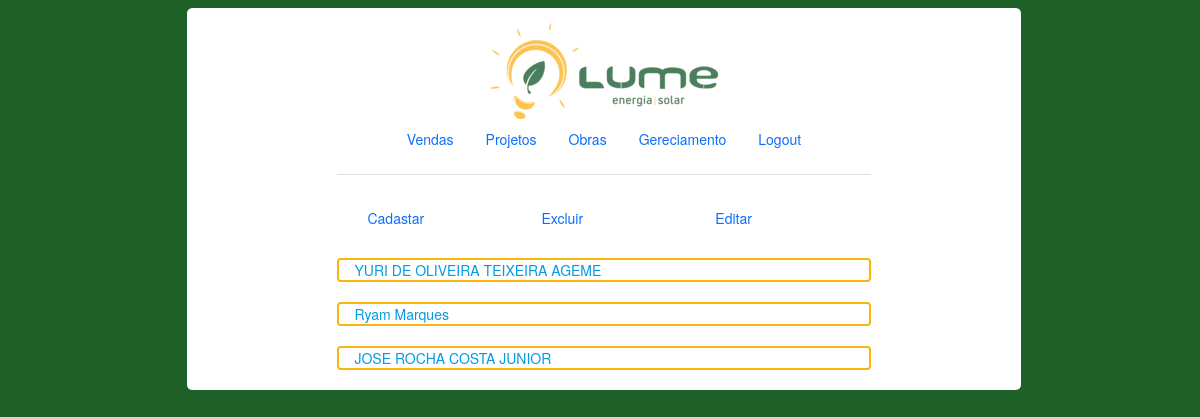
/clientes/, run on the app's committed database.
### app_doc/models.py (models this page shows, shortened)
class Cliente(models.Model):
    nome = models.CharField('Nome', max_length=100, null=True)
    fone = models.CharField('Telefone', max_length=25, null=True)
    cpf = models.CharField('CPF', max_length=14, null=True)
    rg = models.CharField('RG', max_length=20, null=True)
    nascimento = models.DateField('Nascimento', null=True, blank=True)
    email = models.CharField('Email: ', max_length=50, null=True)
    conta_contrato = models.CharField('Conta Contrato: ', max_length=20, null=True)
    decimal_x = models.CharField('Decimal - X:', max_length=15, null=True)
    decimal_y = models.CharField('Decimal - Y:', max_length=15, null=True)
    utm_x = models.CharField('UTM - X:', max_length=15, null=True)
    utm_y = models.CharField('UTM - Y:', max_length=15, null=True)
    geografica = models.CharField('Geografica:', max_length=15, null=True)
    adress = models.CharField('Endereço', max_length=200, null=True)
    link_endereco = models.CharField('Link Localização: ', max_length=30, null=True)
    inicio = models.DateField('Inicio da obra', null=True, blank=True)
    fim = models.DateField('Fim da obra', null=True, blank=True)
    equipe = models.CharField('Equipe de instalação: ', max_length=300, null=True)
    sis_pot = models.CharField('Potencia do Sistema:', max_length=4, null=True)
    ger_mensal = models.CharField('Geração Mensal:', max_length=8, null=True)
    tipo_padrao = models.CharField('Padrao de entrada:', max_length=10, null=True)
    tipo_geracao = models.CharField('Tipo de geração:',choices=modalidade, max_length=20, null=True)
    mudar_padrao = models.CharField('Padrao precisa ser mudado ?:', max_length=10, null=True)
    inversor = models.CharField('Inversor(es) Utilizado(s):', max_length=20, null=True)
    qt_inv = models.IntegerField('Quantidade de inversores:', null=True)
    mod = models.CharField('Modulos Utilizados:', max_length=20, null=True)
    qt_mod = models.IntegerField('Quantidade de modulos:', null=True)
    strBx = models.CharField('Modelo de StringBox usada:', max_length=200, null=True)
    qt_strBx = models.IntegerField('Quantidade de stringBox:', null=True)
    disj = models.CharField('Disjuntor de entrada do sistema:', choices=disjuntores,max_length=15, null=True)
    disjSis = models.CharField('Disjuntor de proteção CA do sistema:', max_length=20, null=True)
    dps = models.CharField('DPS CC do Sistema:', max_length=20, null=True)
    pagamento = models.CharField('Forma de pagamento:', max_length=30, null=True)
    obs = models.CharField('Observações: ', max_length=500, null=True)

### app_doc/views.py (the view)
# urls.py: path('clientes/', CampoList.as_view()),
class CampoList(ListView):
        model = Cliente
        template_name = 'clientes.html'

### app_doc/templates/clientes.html (shortened to what this page needs)
{% load static%}
<!DOCTYPE html>
<html lang="pt-br">
<head>
    <link href="https://cdn.jsdelivr.net/npm/bootstrap@5.1.3/dist/css/bootstrap.min.css" rel="stylesheet">
    <link href="https://maxcdn.bootstrapcdn.com/bootstrap/3.3.7/css/bootstrap.min.css" rel="stylesheet">
    <link rel="stylesheet" href="https://cdnjs.cloudflare.com/ajax/libs/materialize/1.0.0/css/materialize.min.css">
    <link rel="stylesheet" href= '{% static "css/inicio.css" %}'>
</head>
<body>
    <div class="container">
        <div class="container">
            <header class="d-flex flex-wrap justify-content-center py-3 mb-4 border-bottom">
                <a href="clientes/">
                <span><img src="{% static 'img/lumi_original.png' %}"></span>
              </a>
              <ul class="nav nav-pills">
                <li class="nav-item"><a href="#" class="nav-link" >Vendas</a></li>
                <li class="nav-item"><a href="#" class="nav-link">Projetos</a></li>
                <li class="nav-item"><a href="#" class="nav-link">Obras</a></li>
                <li class="nav-item"><a href="#" class="nav-link">Gereciamento</a></li>
                <li class="nav-item"><a href="#" class="nav-link">Logout</a></li>
              </ul>
            </header>
        </div>
{% block content %}
        <div class="row container">
            <ul class="nav">
                <li class="nav-item col-md-4"><a href="/cadastro/" class="nav-link" >Cadastar</a></li>
                <li class="nav-item col-md-4"><a href="#" class="nav-link">Excluir</a></li>
                <li class="nav-item col-md-4"><a href="#" class="nav-link">Editar</a></li>
            </ul>
        </div>
        {% for cliente in object_list %}
        <div class="container">
            <div class="row list-item">
                <div class="input-container col-md-12" style="border: 2px solid  #f9b60a; border-radius: 4px;">
                    <a href='/clientes/{{cliente.nome}}'>{{ cliente.nome }}</a>
                </div>
            </div>
        </div>
        {% empty %}
            <h5>Nenhum cliente cadastrado</h5>
        {% endfor %}
{% endblock %}
    </div>
</body>
</html>

### app_doc/static/css/inicio.css (style rules this page uses)
body, html { padding: 4px; display: inline-block; position: relative; height: 100vh; width: 100vw; background-color: #1f6029; overflow-x: hidden; }
.container { background-color: white; border-radius: 0.35rem; }

### data on the page
Cliente: nome "YURI DE OLIVEIRA TEIXEIRA AGEME"
Cliente: nome "Ryam Marques"
Cliente: nome "JOSE ROCHA COSTA JUNIOR"
